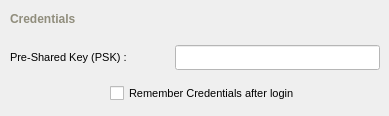
       <widget class="QWidget" name="credentialsPsk" >
        <widget class="QLabel" name="label_3" >
         <property name="geometry" >
          <rect>
           <x>10</x>
           <y>48</y>
           <width>165</width>
           <height>18</height>
          </rect>
         </property>
         <property name="minimumSize" >
          <size>
           <width>0</width>
           <height>18</height>
          </size>
         </property>
         <property name="maximumSize" >
          <size>
           <width>16777215</width>
           <height>18</height>
          </size>
         </property>
         <property name="palette" >
          <palette>
           <active>
            <colorrole role="WindowText" >
             <brush brushstyle="SolidPattern" >
              <color alpha="255" >
               <red>0</red>
               <green>0</green>
               <blue>0</blue>
              </color>
             </brush>
            </colorrole>
           </active>
           <inactive>
            <colorrole role="WindowText" >
             <brush brushstyle="SolidPattern" >
              <color alpha="255" >
               <red>0</red>
               <green>0</green>
               <blue>0</blue>
              </color>
             </brush>
            </colorrole>
           </inactive>
           <disabled>
            <colorrole role="WindowText" >
             <brush brushstyle="SolidPattern" >
              <color alpha="255" >
               <red>119</red>
               <green>119</green>
               <blue>119</blue>
              </color>
             </brush>
            </colorrole>
           </disabled>
          </palette>
         </property>
         <property name="font" >
          <font>
           <pointsize>8</pointsize>
          </font>
         </property>
         <property name="lineWidth" >
          <number>0</number>
         </property>
         <property name="text" >
          <string>Pre-Shared Key (PSK) : </string>
         </property>
        </widget>
        <widget class="QCheckBox" name="pskSaveCreds" >
         <property name="geometry" >
          <rect>
           <x>110</x>
           <y>80</y>
           <width>266</width>
           <height>27</height>
          </rect>
         </property>
         <property name="palette" >
          <palette>
           <active>
            <colorrole role="WindowText" >
             <brush brushstyle="SolidPattern" >
              <color alpha="255" >
               <red>0</red>
               <green>0</green>
               <blue>0</blue>
              </color>
             </brush>
            </colorrole>
           </active>
           <inactive>
            <colorrole role="WindowText" >
             <brush brushstyle="SolidPattern" >
              <color alpha="255" >
               <red>0</red>
               <green>0</green>
               <blue>0</blue>
              </color>
             </brush>
            </colorrole>
           </inactive>
           <disabled>
            <colorrole role="WindowText" >
             <brush brushstyle="SolidPattern" >
              <color alpha="255" >
               <red>119</red>
               <green>119</green>
               <blue>119</blue>
              </color>
             </brush>
            </colorrole>
           </disabled>
          </palette>
         </property>
         <property name="font" >
          <font>
           <pointsize>8</pointsize>
          </font>
         </property>
         <property name="text" >
          <string>Remember Credentials after login</string>
         </property>
        </widget>
        <widget class="QLabel" name="label_11" >
         <property name="geometry" >
          <rect>
           <x>10</x>
           <y>10</y>
           <width>101</width>
           <height>18</height>
          </rect>
         </property>
         <property name="minimumSize" >
          <size>
           <width>0</width>
           <height>18</height>
          </size>
         </property>
         <property name="maximumSize" >
          <size>
           <width>16777215</width>
           <height>18</height>
          </size>
         </property>
         <property name="palette" >
          <palette>
           <active>
            <colorrole role="WindowText" >
             <brush brushstyle="SolidPattern" >
              <color alpha="255" >
               <red>144</red>
               <green>141</green>
               <blue>124</blue>
              </color>
             </brush>
            </colorrole>
           </active>
           <inactive>
            <colorrole role="WindowText" >
             <brush brushstyle="SolidPattern" >
              <color alpha="255" >
               <red>144</red>
               <green>141</green>
               <blue>124</blue>
              </color>
             </brush>
            </colorrole>
           </inactive>
           <disabled>
            <colorrole role="WindowText" >
             <brush brushstyle="SolidPattern" >
              <color alpha="255" >
               <red>119</red>
               <green>119</green>
               <blue>119</blue>
              </color>
             </brush>
            </colorrole>
           </disabled>
          </palette>
         </property>
         <property name="font" >
          <font>
           <pointsize>9</pointsize>
           <weight>75</weight>
           <bold>true</bold>
          </font>
         </property>
         <property name="lineWidth" >
          <number>0</number>
         </property>
         <property name="text" >
          <string>Credentials</string>
         </property>
        </widget>
        <widget class="QLineEdit" name="pskPwd" >
         <property name="geometry" >
          <rect>
           <x>175</x>
           <y>45</y>
           <width>205</width>
           <height>25</height>
          </rect>
         </property>
         <property name="minimumSize" >
          <size>
           <width>0</width>
           <height>25</height>
          </size>
         </property>
         <property name="maximumSize" >
          <size>
           <width>16777215</width>
           <height>25</height>
          </size>
         </property>
         <property name="palette" >
          <palette>
           <active>
            <colorrole role="WindowText" >
             <brush brushstyle="SolidPattern" >
              <color alpha="255" >
               <red>127</red>
               <green>157</green>
               <blue>185</blue>
              </color>
             </brush>
            </colorrole>
            <colorrole role="Base" >
             <brush brushstyle="SolidPattern" >
              <color alpha="255" >
               <red>255</red>
               <green>255</green>
               <blue>255</blue>
              </color>
             </brush>
            </colorrole>
            <colorrole role="Window" >
             <brush brushstyle="SolidPattern" >
              <color alpha="255" >
               <red>255</red>
               <green>255</green>
               <blue>255</blue>
              </color>
             </brush>
            </colorrole>
           </active>
           <inactive>
            <colorrole role="WindowText" >
             <brush brushstyle="SolidPattern" >
              <color alpha="255" >
               <red>127</red>
               <green>157</green>
               <blue>185</blue>
              </color>
             </brush>
            </colorrole>
            <colorrole role="Base" >
             <brush brushstyle="SolidPattern" >
              <color alpha="255" >
               <red>255</red>
               <green>255</green>
               <blue>255</blue>
              </color>
             </brush>
            </colorrole>
            <colorrole role="Window" >
             <brush brushstyle="SolidPattern" >
              <color alpha="255" >
               <red>255</red>
               <green>255</green>
               <blue>255</blue>
              </color>
             </brush>
            </colorrole>
           </inactive>
           <disabled>
            <colorrole role="WindowText" >
             <brush brushstyle="SolidPattern" >
              <color alpha="255" >
               <red>119</red>
               <green>119</green>
               <blue>119</blue>
              </color>
             </brush>
            </colorrole>
            <colorrole role="Base" >
             <brush brushstyle="SolidPattern" >
              <color alpha="255" >
               <red>255</red>
               <green>255</green>
               <blue>255</blue>
              </color>
             </brush>
            </colorrole>
            <colorrole role="Window" >
             <brush brushstyle="SolidPattern" >
              <color alpha="255" >
               <red>255</red>
               <green>255</green>
               <blue>255</blue>
              </color>
             </brush>
            </colorrole>
           </disabled>
          </palette>
         </property>
         <property name="font" >
          <font>
           <pointsize>8</pointsize>
          </font>
         </property>
         <property name="maxLength" >
          <number>64</number>
         </property>
        </widget>
       </widget>
